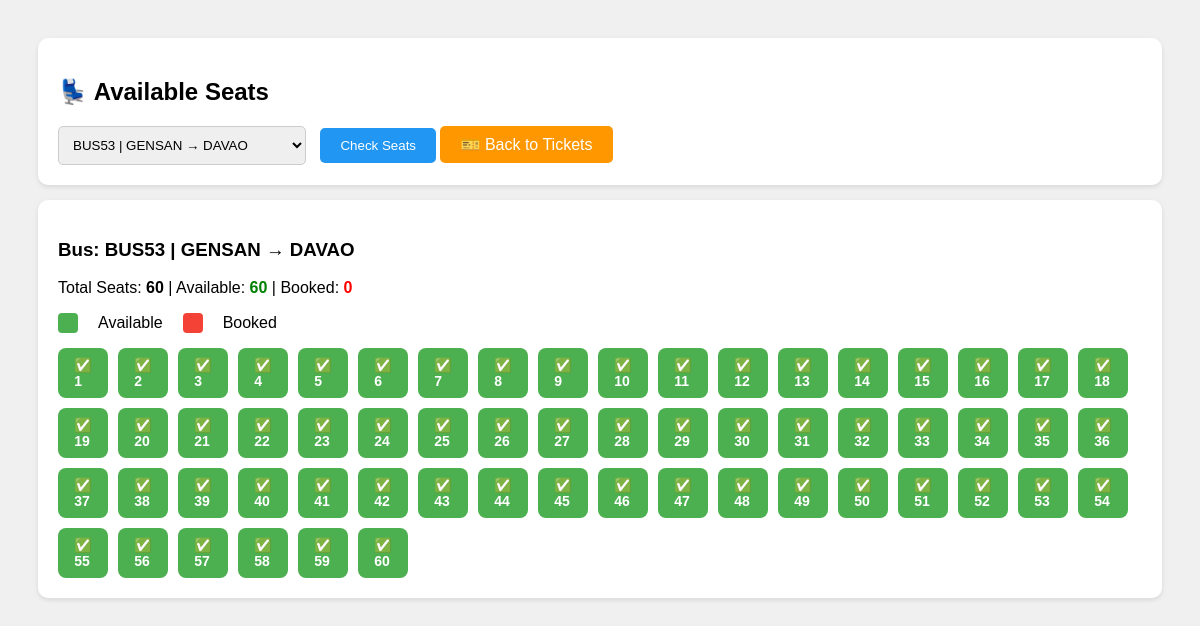
The app's page /bus_management/seats.php?bus=BUS53 (signed in) with its own data.
### tables this page shows
CREATE TABLE `bus` (
  `Bus_no` varchar(10) NOT NULL,
  `Source` varchar(50) DEFAULT NULL,
  `Destination` varchar(50) DEFAULT NULL,
  `Couch_type` varchar(26) DEFAULT NULL,
  `Fair` decimal(10,2) DEFAULT NULL,
  `SeatCapacity` int(11) DEFAULT NULL,
  `Manufacture_year` int(11) DEFAULT NULL,
  `Status` varchar(20) DEFAULT NULL
);

### bus_management/seats.php (the view, shortened to what this page needs)
<?php
require 'config.php';
$busid = $_GET['bus'] ?? '';
$buses = mysqli_query($conn, "SELECT Bus_no, Source, Destination, SeatCapacity FROM Bus WHERE Status != 'OUT OF SERVICE'");
?>
<!DOCTYPE html>
<html>
<head>
</head>
<body>
<div class="card">
    <h2>💺 Available Seats</h2>
    <form method="GET">
        <select name="bus">
            <?php while ($bus = mysqli_fetch_assoc($buses)) { ?>
            <option value="<?php echo $bus['Bus_no']; ?>" <?php if ($busid == $bus['Bus_no']) echo 'selected'; ?>>
                <?php echo $bus['Bus_no'] . " | " . $bus['Source'] . " → " . $bus['Destination']; ?>
            </option>
            <?php } ?>
        </select>
        <button type="submit" class="btn btn-blue">Check Seats</button>
        <a href="tickets.php" class="btn btn-orange">🎫 Back to Tickets</a>
    </form>
</div>
<?php if ($busid != '') {
    $busInfo = mysqli_query($conn, "SELECT * FROM Bus WHERE Bus_no = '$busid'");
    $bus = mysqli_fetch_assoc($busInfo);
    $totalSeats = $bus['SeatCapacity'];
    $bookedSeats = [];
    $available = $totalSeats - count($bookedSeats);
?>
<div class="card">
    <h3>Bus: <?php echo $busid; ?> | <?php echo $bus['Source']; ?> → <?php echo $bus['Destination']; ?></h3>
    <p>Total Seats: <strong><?php echo $totalSeats; ?></strong> |
       Available: <strong style="color:green"><?php echo $available; ?></strong> |
       Booked: <strong style="color:red"><?php echo count($bookedSeats); ?></strong></p>
    <div class="legend">
        <div class="legend-box" style="background:#4CAF50;"></div> Available
        <div class="legend-box" style="background:#f44336;"></div> Booked
    </div>
    <div class="seat-grid">
        <?php for ($i = 1; $i <= $totalSeats; $i++) {
            $class = in_array($i, $bookedSeats) ? 'seat-booked' : 'seat-available';
            $label = in_array($i, $bookedSeats) ? '❌' : '✅';
        ?>
        <div class="seat <?php echo $class; ?>">
            <?php echo $label; ?><br><?php echo $i; ?>
        </div>
        <?php } ?>
    </div>
</div>
<?php } ?>
</body>
</html>

### bus_management/seats.php (style rules this page uses)
body { font-family: Arial; background: #f0f0f0; padding: 30px; }
.card { background: white; padding: 20px; border-radius: 10px; margin-bottom: 15px; box-shadow: 0 2px 5px rgba(0,0,0,0.1); }
.seat-grid { display: flex; flex-wrap: wrap; gap: 10px; margin-top: 15px; }
.seat { width: 50px; height: 50px; border-radius: 8px; display: flex; align-items: center; justify-content: center; font-weight: bold; font-size: 14px; }
.seat-available { background: #4CAF50; color: white; }
select { padding: 10px; border-radius: 5px; border: 1px solid #ccc; margin-right: 10px; }
.btn { padding: 10px 20px; border-radius: 5px; color: white; border: none; cursor: pointer; text-decoration: none; }
.btn-blue { background: #2196F3; }
.btn-orange { background: #FF9800; }
.legend { display: flex; gap: 20px; margin-top: 15px; align-items: center; }
.legend-box { width: 20px; height: 20px; border-radius: 4px; }

### records on screen
bus: Source "GENSAN", Destination "DAVAO", SeatCapacity "60"

### other values on screen
$busid "BUS53"
count($bookedSeats) "0"
$label "✅"
form field bus "BUS53 | GENSAN → DAVAO"
